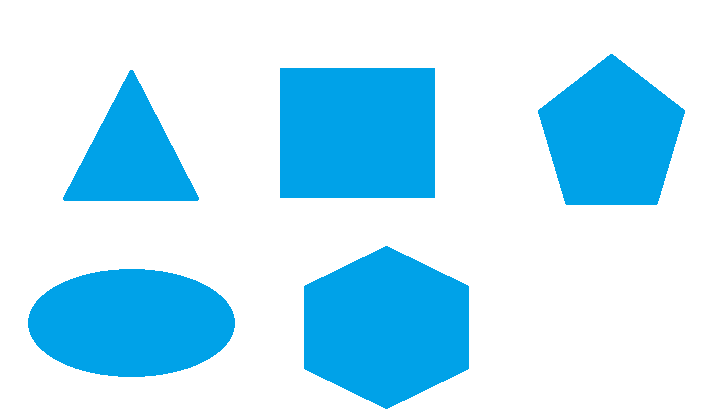
#> input picture 7)Alıştırmalar 1/polygons.png, 720 x 417 px, given in place of the camera
$ python '2.Gerçek Zamanlı Çokgen Algılama(Real Time Shape Detection).py'
#> lines starting #> are read from the running program, lines starting #| are printed output that depends on the picture; after the words box and inside, x2 and y2 are one past the last pixel; in counts of white or black regions, pixels touching at a corner belong together
import cv2
import numpy as np

def nothing(x):
    pass

cap = cv2.VideoCapture(0)
cv2.namedWindow("Settings")

cv2.createTrackbar("Lower-Hue","Settings",0,180,nothing)
#> slider 'Lower-Hue' is set to 36
cv2.createTrackbar("Lower-Saturation","Settings",0,255,nothing)
#> slider 'Lower-Saturation' is set to 51
cv2.createTrackbar("Lower-Value","Settings",0,255,nothing)
#> slider 'Lower-Value' is set to 51
cv2.createTrackbar("Upper-Hue","Settings",0,180,nothing)
#> slider 'Upper-Hue' is set to 180
cv2.createTrackbar("Upper-Saturation","Settings",0,255,nothing)
#> slider 'Upper-Saturation' is set to 255
cv2.createTrackbar("Upper-Value","Settings",0,255,nothing)
#> slider 'Upper-Value' is set to 255

font = cv2.FONT_HERSHEY_SIMPLEX

while 1:
    ret,frame = cap.read()
#> frame is the input picture: shape (417, 720, 3); mean B, G, R 248.6, 229.3, 184.6
    frame = cv2.flip(frame,1)
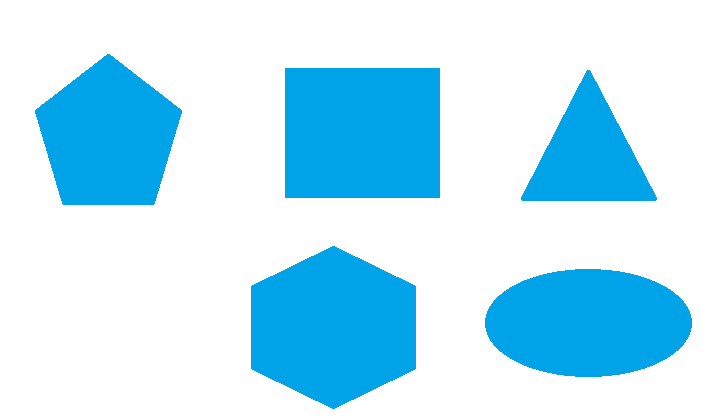
#> frame: shape (417, 720, 3); mean B, G, R 248.6, 229.3, 184.6
    hsv = cv2.cvtColor(frame,cv2.COLOR_BGR2HSV)
#> hsv: shape (417, 720, 3); mean H, S, V 27.3, 70.4, 248.6

    lh = cv2.getTrackbarPos("Lower-Hue","Settings")
    ls = cv2.getTrackbarPos("Lower-Saturation", "Settings")
    lv = cv2.getTrackbarPos("Lower-Value", "Settings")
    uh = cv2.getTrackbarPos("Upper-Hue", "Settings")
    us = cv2.getTrackbarPos("Upper-Saturation", "Settings")
    uv = cv2.getTrackbarPos("Upper-Value", "Settings")

    lower_color = np.array([lh,ls,lv])
    upper_color = np.array([uh,us,uv])

    mask = cv2.inRange(hsv,lower_color,upper_color)
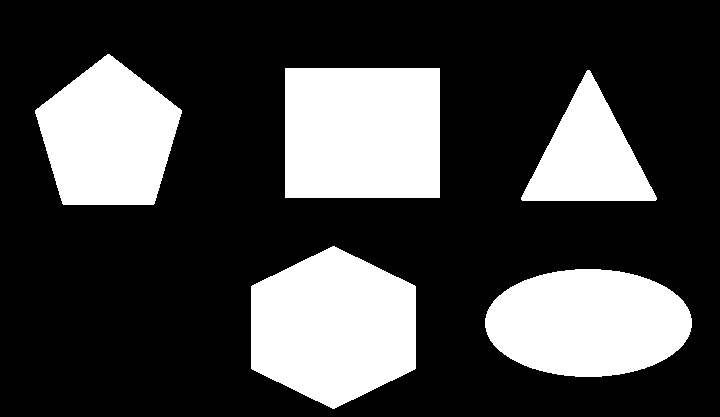
#> mask: shape (417, 720); 27.6% white; 5 white regions, box (x1, y1, x2, y2) and area: (251, 246, 416, 409) 20341, (285, 68, 440, 198) 20150, (485, 269, 692, 377) 17580, (35, 54, 182, 205) 15534, (521, 70, 657, 201) 9309
    kernel = np.ones((5,5),np.uint8)
    mask = cv2.erode(mask,kernel)
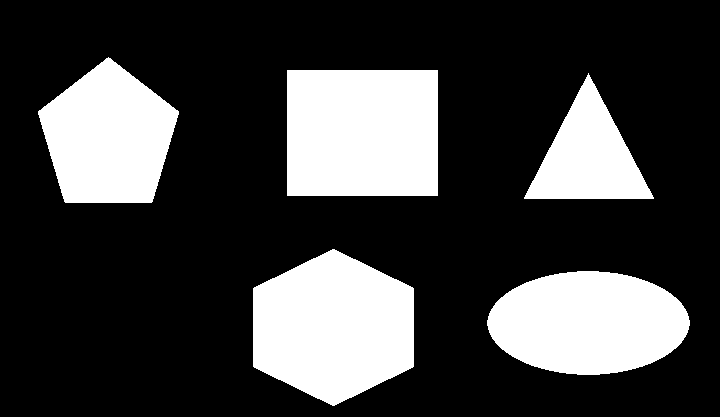
#> mask: shape (417, 720); 25.7% white; 5 white regions

    cv2.imshow("frame",frame)
    cv2.imshow("mask",mask)

    contours,_ = cv2.findContours(mask,cv2.RETR_TREE,cv2.CHAIN_APPROX_SIMPLE)
#> contours = 5 contours; box (x1, y1, x2, y2) and area: (253, 249, 414, 406) 18808, (287, 70, 438, 196) 18750, (487, 271, 690, 375) 16110, (38, 57, 179, 203) 14154, (524, 73, 654, 199) 8070

    for cnt in contours:
        area = cv2.contourArea(cnt)
        epsilon = cv2.arcLength(cnt,True)
        approx = cv2.approxPolyDP(cnt,epsilon,True)

        x = approx.ravel()[0]
        y = approx.ravel()[1]

        if area > 400:
            cv2.drawContours(frame,[approx],0,(0,0,0),5)

            if len(approx)==3:
                cv2.putText(frame,"Triangle",(x,y),font,1,(0,0,0))
            elif len(approx)==4:
                cv2.putText(frame,"Rectangle",(x,y),font,1,(0,0,0))
            if len(approx)>6:
                cv2.putText(frame,"Circle",(x,y),font,1,(0,0,0))
#> this loop made 5 passes
#> (area, epsilon, x, y) on passes 1, 2, 3, 5: (16110, 516.3, 487, 320), (18808, 540.6, 332, 249), (8069.5, 432.4, 588, 73), (14154, 475.1, 108, 57)
#> (cnt, area, epsilon, x, y) on pass 4: ([[287, 70], [287, 195], [437, 195], [437, 70]], 18750, 550, 287, 70)
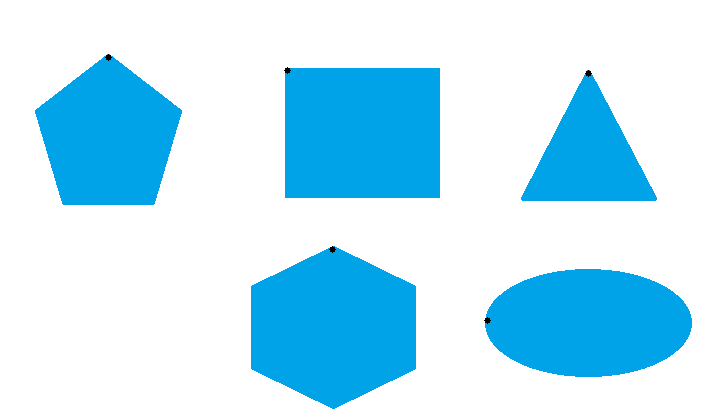
#> frame: shape (417, 720, 3); 0.05% of pixels changed, all inside (x1, y1, x2, y2) = (105, 54, 592, 324)


    if cv2.waitKey(3) & 0xFF == ord("q"):
#> (key q is pressed here)
        break

cap.release()
cv2.destroyAllWindows()
